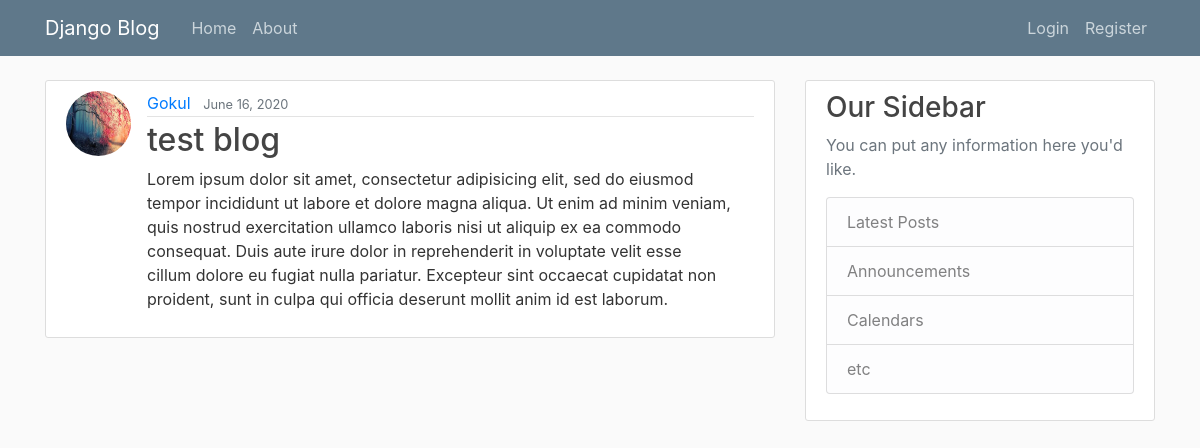
The app's page /post/4 with its own data.
### blog/models.py (models this page shows, shortened)
class Post(models.Model):
	title = models.CharField(max_length=100)
	content = models.TextField()
	date_posted = models.DateTimeField(default=timezone.now)
	author = models.ForeignKey(User, on_delete=models.CASCADE)

### users/models.py (models this page shows, shortened)
class Profile(models.Model):
	user = models.OneToOneField(User, on_delete=models.CASCADE)
	image = models.ImageField(default='default.jpg', upload_to='profile_pics')

### blog/views.py (the view)
# urls.py: path('post/<int:pk>', PostDetailView.as_view(), name='post-detail'),
class PostDetailView(DetailView):
	model = Post

### blog/templates/blog/post_detail.html
{% extends "blog/base.html" %}
{% block content %}
		<article class="media content-section">
			<img class="rounded-circle article-img" src="{{ object.author.profile.image.url }}">
		  <div class="media-body">
		    <div class="article-metadata">
		      <a class="mr-2" href="#">{{ object.author }}</a>
		      <small class="text-muted">{{ object.date_posted | date:"F d, Y"}}</small>
		    </div>
		    <h2 class="article-title">{{ object.title }}</a></h2>
		    <p class="article-content">{{ object.content }}</p>
		  </div>
		</article>
{% endblock content %}

### blog/static/blog/main.css (style rules this page uses)
body { background: #fafafa; color: #333333; margin-top: 5rem; }
h1, h2, h3, h4, h5, h6 { color: #444444; }
.content-section { background: #ffffff; padding: 10px 20px; border: 1px solid #dddddd; border-radius: 3px; margin-bottom: 20px; }
.article-title { color: #444444; }
.article-content { white-space: pre-line; }
.article-img { height: 65px; width: 65px; margin-right: 16px; }
.article-metadata { padding-bottom: 1px; margin-bottom: 4px; border-bottom: 1px solid #e3e3e3 }

### records on screen
Post: author.profile.image (picture), author "Gokul", date_posted "June 16, 2020", title "test blog", content "Lorem ipsum dolor sit amet, consectetur adipisicing elit, sed do eiusmod tempor incididunt ut labore et dolore magna aliqua. Ut enim ad minim veniam, quis nostrud exercitation ullamco laboris nisi ut aliquip ex ea commodo consequat. Duis aute irure dolor in reprehenderit in voluptate velit esse cillum dolore eu fugiat nulla pariatur. Excepteur sint occaecat cupidatat non proident, sunt in culpa qui officia deserunt mollit anim id est laborum."
